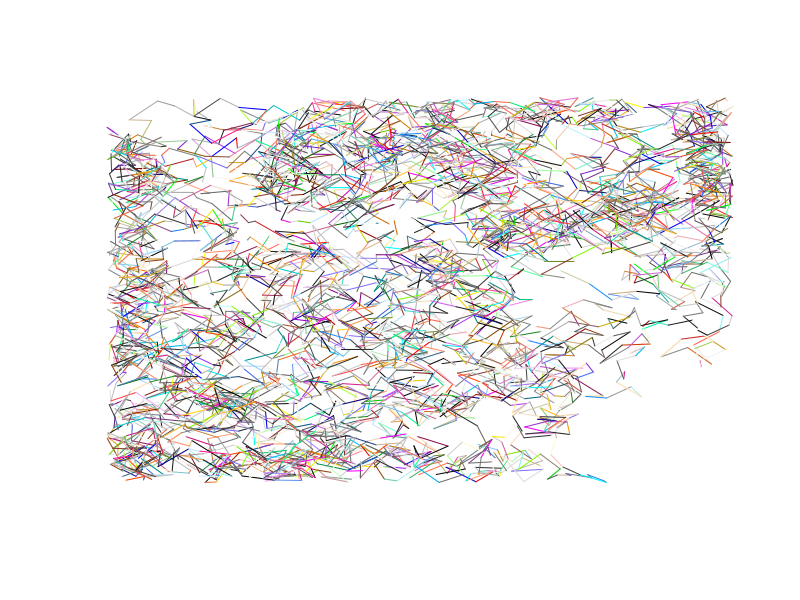

Recreate this plot in R.

plot(0, 0,
     xlim=c(-5,5),
     ylim=c(-5,5),
     col = "white", xlab = "", ylab = "", axes=F)
xprev <- 0
yprev <- 0
for (i in seq(1:5000)){
  #points(xprev,yprev)
  xnew <- xprev +runif(1,-0.5,0.5)
  ynew <- yprev +runif(1,-0.5,0.5)
  
  ### Limit to canvas
  while (abs(xnew) >= 5 | abs(ynew) >=5 ){
    xnew <- xprev +runif(1,-0.5,0.5)
    ynew <- yprev +runif(1,-0.5,0.5)
  }
  
  lineCoords <- data.frame(rbind(c(xprev,yprev),c(xnew,ynew)))
  lineCoords
  lines(lineCoords,col=sample(colors(),1))
  
  xprev <- xnew
  yprev <- ynew
  
}
